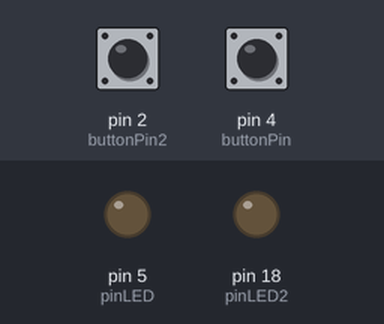
A sketch run on a simulated Arduino Uno, built with avr-gcc and run on an emulated ATmega328P. Parts: output pins drawn as LEDs (lit = HIGH). Dashed ring = blinking. The inputs (shaded band) are chosen by the test bench; at power-on: pin 2 (buttonPin2) LOW, pin 4 (buttonPin) LOW. What the sketch prints to the serial monitor is not drawn.

Above: at 1.2 s.
1.3 s: pin 2 (buttonPin2) pulled HIGH for 3.2 s
At 1.7 s:
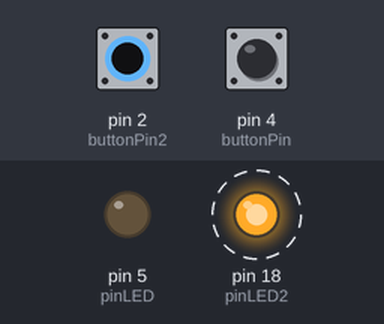
6.3 s: pin 4 (buttonPin) pulled HIGH for 0.15 s
At 6.37 s:
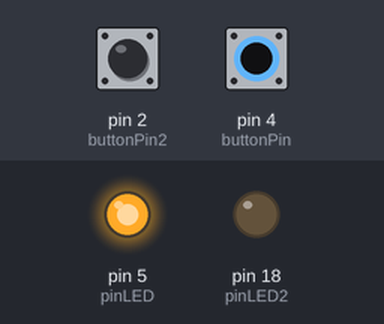
7.9 s: pin 4 (buttonPin) pulled HIGH for 3.2 s
At 12.3 s:
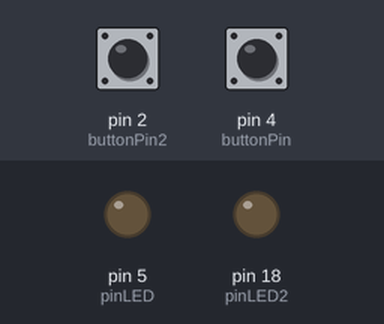
12.6 s: pin 2 (buttonPin2) driven HIGH and pin 4 (buttonPin) driven HIGH
At 13.0 s:
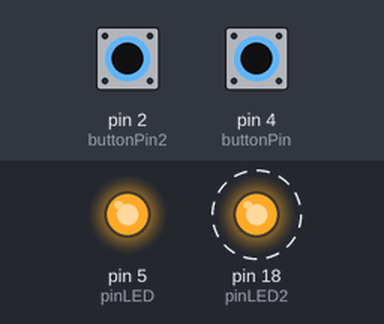
15.6 s: pin 2 (buttonPin2) driven LOW
At 16.7 s:
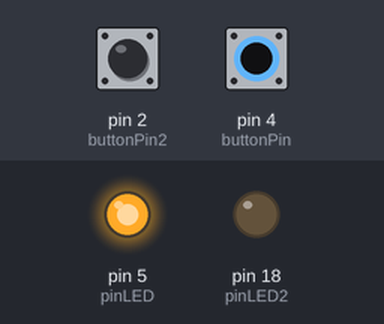
Timing chart, 0 to 18.1 s (numbered marks = the images above; inputs shaded):
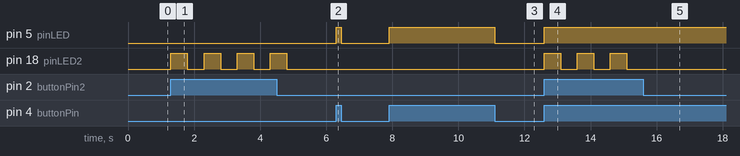

Measured:
- after the input at 1.3 s, pin 18 (pinLED2): alternates HIGH for 0.50 s and LOW for 0.50 s, 8 changes in all, then stays LOW, starting at once
- after the input at 6.3 s, pin 5 (pinLED): LOW → HIGH at once, → LOW 0.15 s later
- after the input at 7.9 s, pin 5 (pinLED): LOW → HIGH at once, → LOW 3.2 s later
- after the input at 12.6 s, pin 5 (pinLED): LOW → HIGH at once; pin 18 (pinLED2): alternates HIGH for 0.50 s and LOW for 0.50 s, starting at once
- after the input at 15.6 s, pin 18 (pinLED2): stops changing and stays LOW

The sketch:

4._push_button_ke-2_ditekan_maka_LED_blink_500ms_sekali.ino
```cpp
// AISYAH NURUL AINI (4.31.21.0.03)
// BRIAN RAHMADITYA (4.31.21.0.09)
// SABRINA VIRRY TALITHA MEIRILLA (4.31.21.0.23)

// Menetapkan nomor pin
const int buttonPin = 4;      // button1 dihubungkan pada pin GPIO4
const int pinLED = 5;         // LED1 dihubungkan pada pin GPIO 5
const int buttonPin2 = 2;     // button2 dihubungkan pada pin GPIO2
const int pinLED2 = 18;       // LED2 dihubungkan pada pin GPIO 18

// Variabel untuk menyimpan status tombol tekan
int buttonState = 0;
int buttonState2 = 0;

void setup() {
  Serial.begin(115200);
  // Menginisialisasi pin tombol tekan sebagai input
  pinMode(buttonPin, INPUT);
  pinMode(buttonPin2, INPUT);
  // Menginisialisasi pin LED sebagai output
  pinMode(pinLED, OUTPUT);
  pinMode(pinLED2, OUTPUT);
}

void loop() {
  // Membaca status nilai tombol tekan
  buttonState = digitalRead(buttonPin);
  buttonState2 = digitalRead(buttonPin2);
  Serial.println(buttonState);

  // Memeriksa apakah tombol tekan ditekan.
  // Jika iya, statusTombol adalah HIGH
  if (buttonState == HIGH) {
    // Menghidupkan LED
    digitalWrite(pinLED, HIGH);
  } else {
    // Mematikan LED
    digitalWrite(pinLED, LOW);
  }

  if (buttonState2 == HIGH) {
    // Menghidupkan LED
    digitalWrite(pinLED2, HIGH);   // Menghidupkan LED (HIGH adalah level tegangan)
    delay(500);                       // Tunggu selama satu detik
    digitalWrite(pinLED2, LOW);    // Mematikan LED dengan menurunkan tegangan menjadi LOW
    delay(500);                       // Tunggu selama satu detik
  } else {
    // Mematikan LED
    digitalWrite(pinLED2, LOW);
  }
}
```
